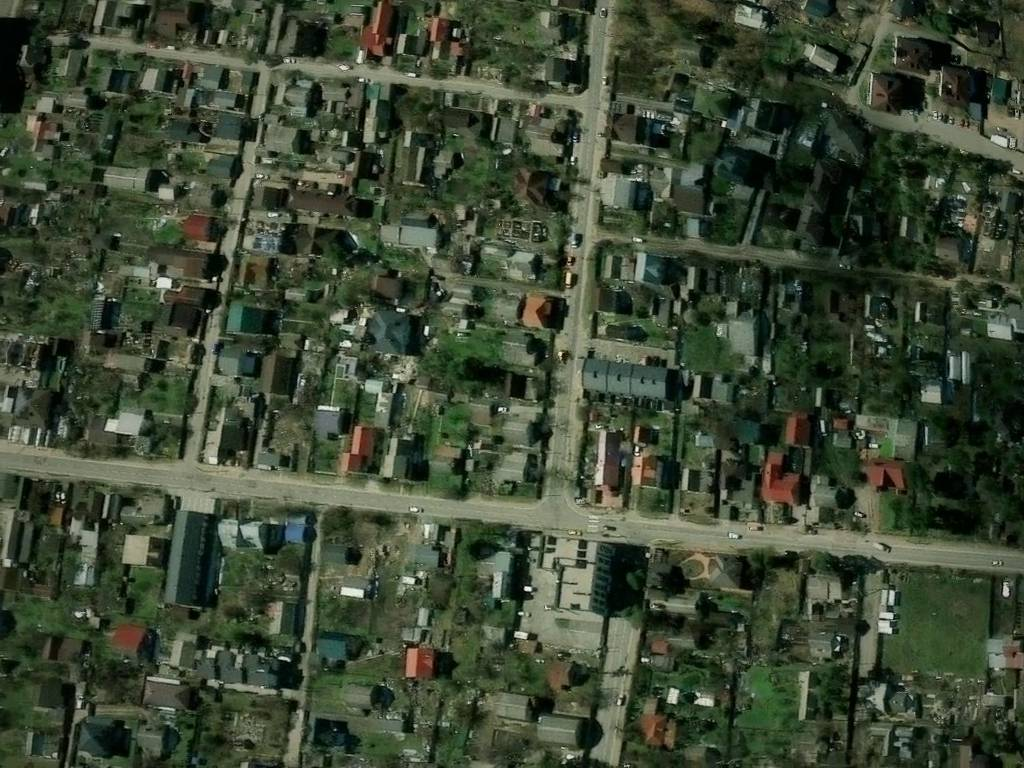
#> input picture tests/fixtures/irpin_mild_2025/frame_006150.jpg, 1024 x 768 px
$ python scale_check.py ../../tests/fixtures/irpin_mild_2025/frame_006150.jpg
#> lines starting #> are read from the running program, lines starting #| are printed output that depends on the picture
"""Quick exploratory check: scale ratio crop->map via SIFT+homography (scratch only)."""
import sys, cv2, numpy as np
mp, *crops = sys.argv[1:]
M = cv2.imread(mp, cv2.IMREAD_GRAYSCALE)
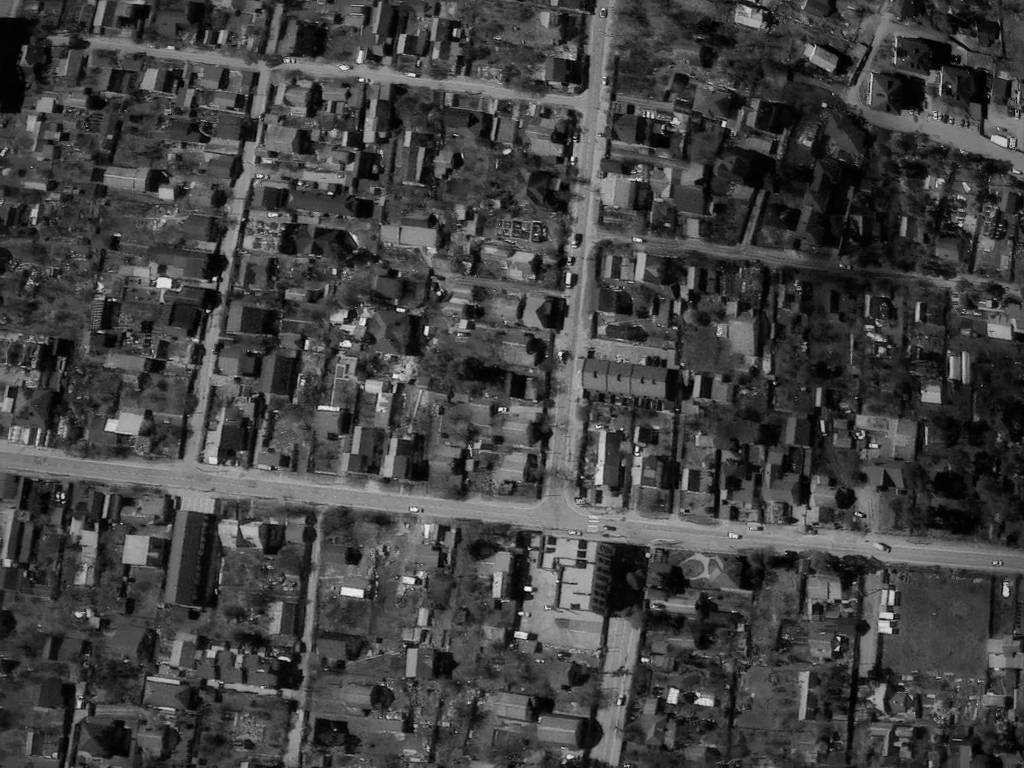
#> M: shape (768, 1024); min 0, max 253, mean 65.7
sift = cv2.SIFT_create(nfeatures=60000)
kM, dM = sift.detectAndCompute(M, None)
#> kM = 9871 keypoints; strongest (x, y, size): (527, 589, 3.8), (214, 279, 2.8), (637, 449, 2.6), (207, 311, 2.1)
flann = cv2.FlannBasedMatcher(dict(algorithm=1, trees=5), dict(checks=64))
for cp in crops:
    C = cv2.imread(cp, cv2.IMREAD_GRAYSCALE)
    best = None
    for f in (0.15, 0.2, 0.25, 0.3, 0.4):
        Cs = cv2.resize(C, None, fx=f, fy=f, interpolation=cv2.INTER_AREA)
        kC, dC = sift.detectAndCompute(Cs, None)
        if dC is None or len(kC) < 10: continue
        m = flann.knnMatch(dC, dM, k=2)
        g = [a for a, b in m if a.distance < 0.8 * b.distance]
        if len(g) < 8: continue
        src = np.float32([kC[a.queryIdx].pt for a in g]) / f
        dst = np.float32([kM[a.trainIdx].pt for a in g])
        H, inl = cv2.findHomography(src, dst, cv2.USAC_MAGSAC, 5.0)
        if H is None: continue
        n = int(inl.sum())
        if best is None or n > best[0]: best = (n, f, H)
    if best:
        n, f, H = best
        s = np.sqrt(abs(np.linalg.det(H[:2, :2])))
        c = H @ np.array([320, 320, 1.0]); c = c[:2] / c[2]
        print(f"{cp.split('/')[-1]}: inliers={n} at f={f}, map px per crop px={s:.3f} -> crop is {1/s:.2f}x finer; centre=({c[0]:.0f},{c[1]:.0f})")
    else:
        print(cp, "no fit")

$ run again, on tests/fixtures/irpin_mild_2025/frame_006450.jpg
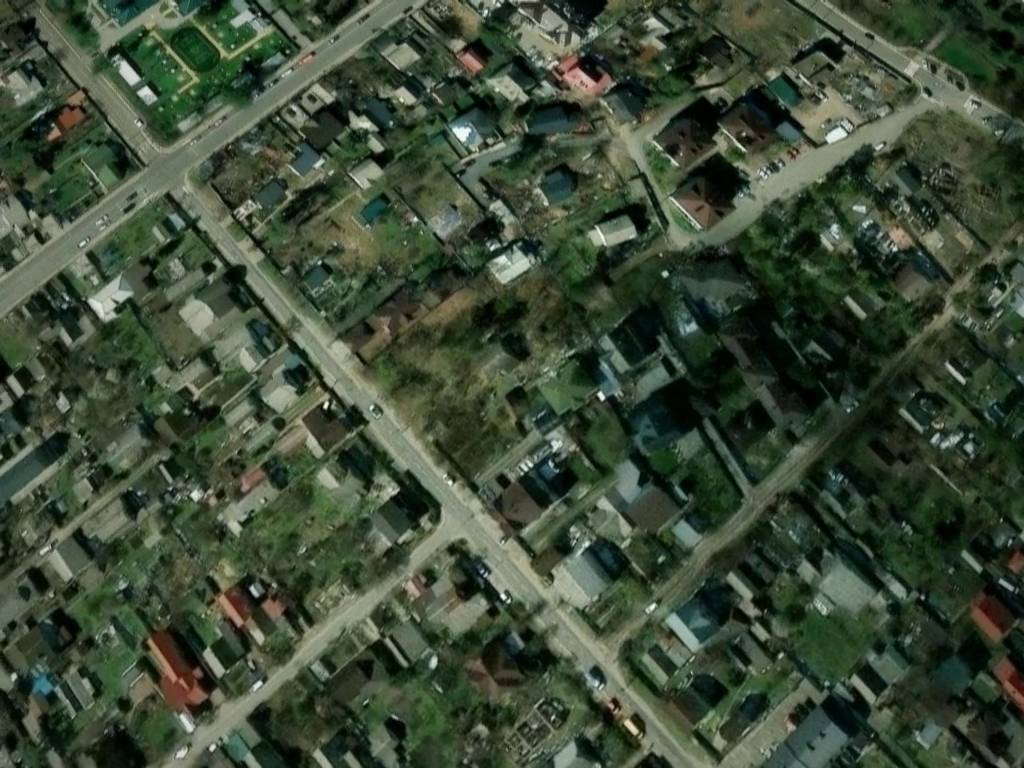
#> input picture tests/fixtures/irpin_mild_2025/frame_006450.jpg, 1024 x 768 px
#> `M = cv2.imread(mp, cv2.IMREAD_GRAYSCALE)`:
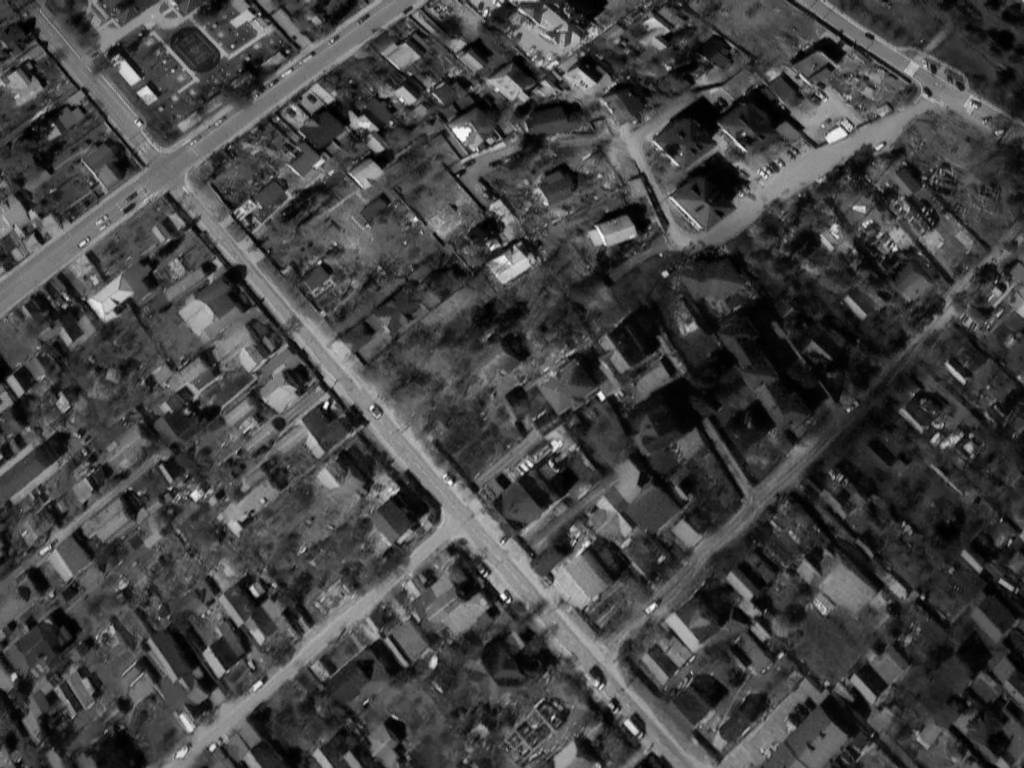
#> M: shape (768, 1024); min 0, max 255, mean 68.2
#> kM = 8280 keypoints; strongest (x, y, size): (325, 406, 3.2), (503, 596, 3.6), (601, 396, 4.8), (461, 132, 11.4)
